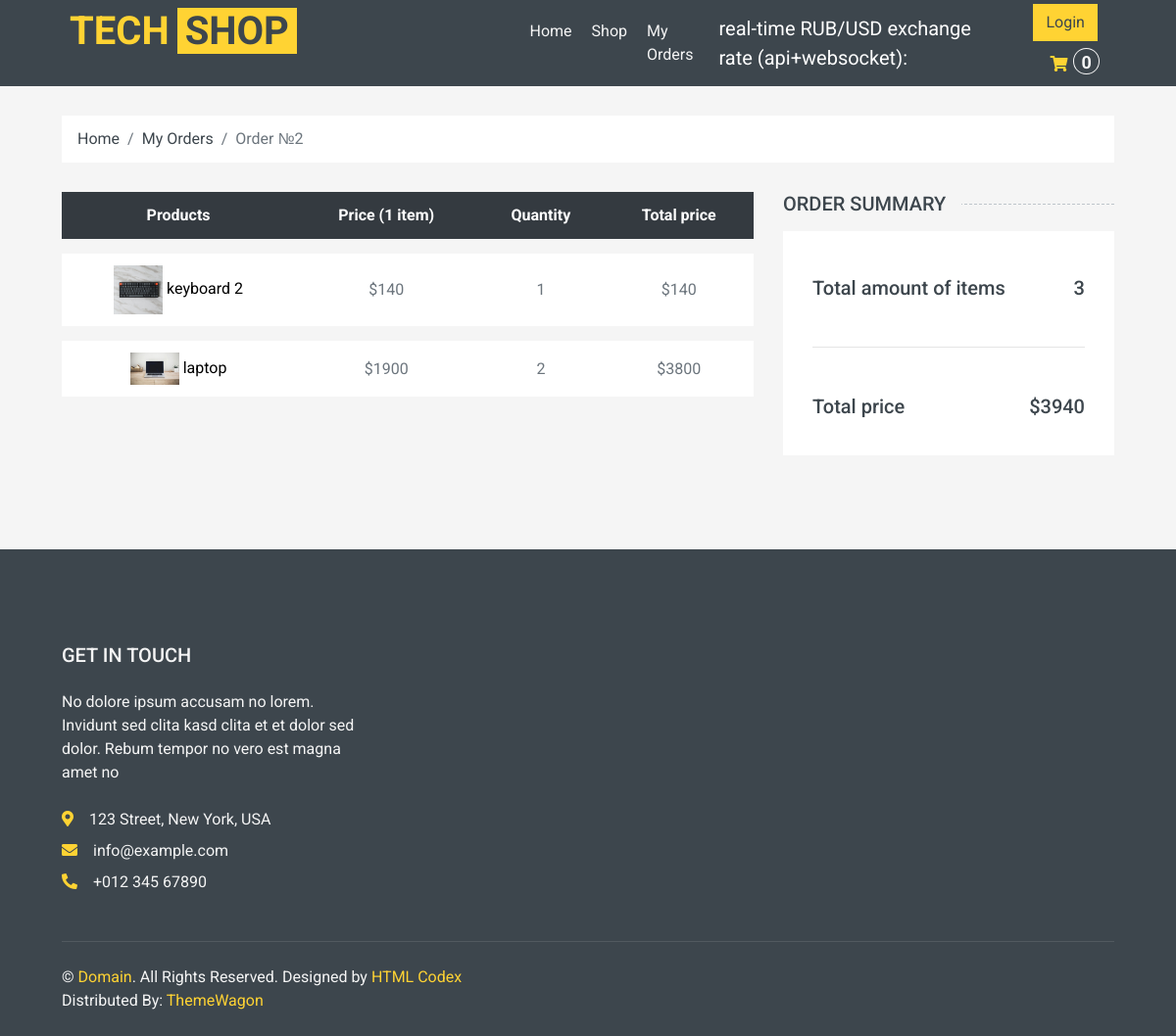
The page /order_detail/2 on the database as committed earlier.
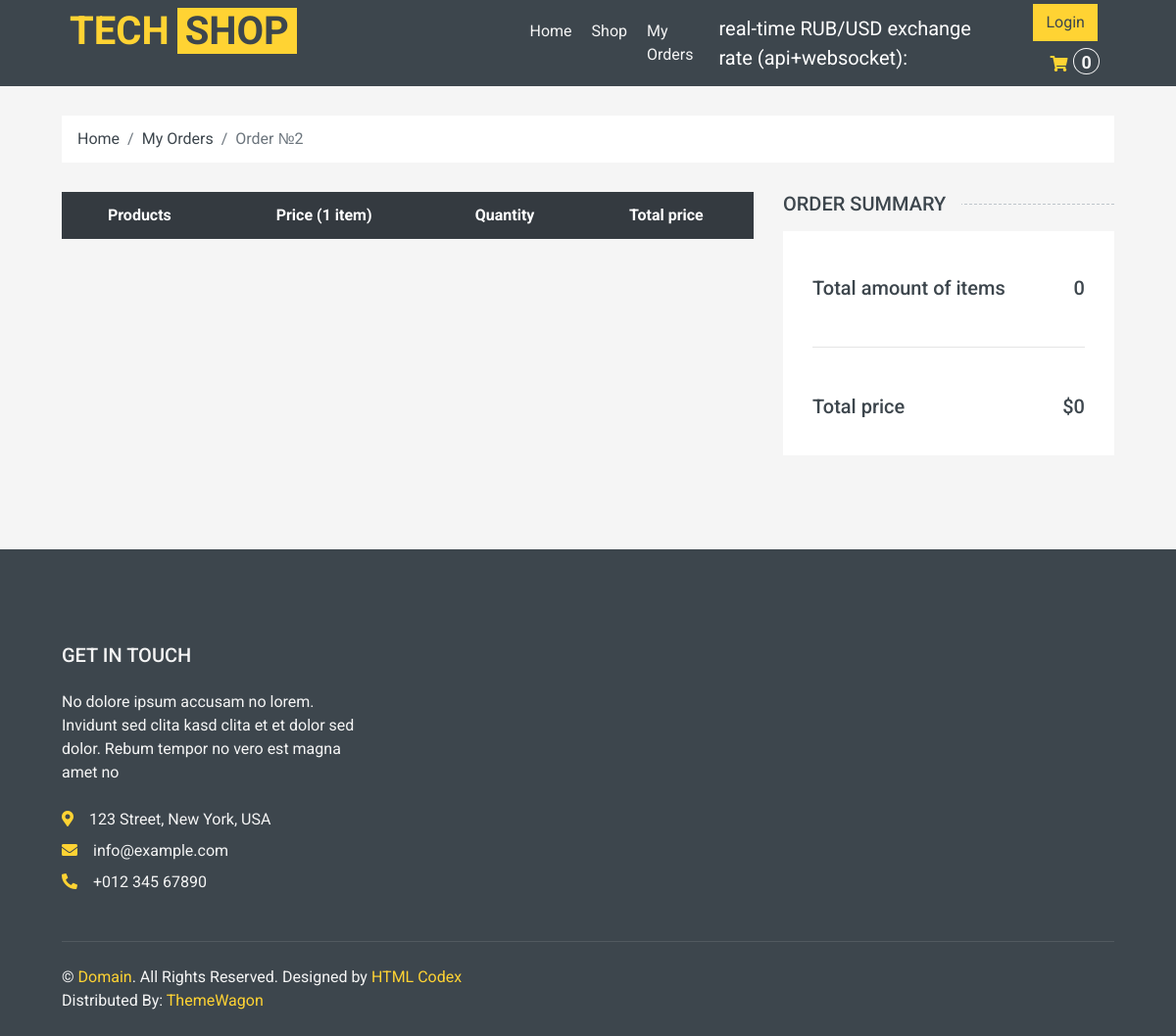
The same page on the database as committed later.
### shop/models.py (models this page shows, shortened)
class Order(models.Model):
    STATUS = (
    ("Pending", "Pending"),
    ("Ready", "Ready"),
    ("Delivered", "Delivered"),
    ("Cart", "Cart"),
    )
    date_created = models.DateTimeField(null = True)
    products = models.ManyToManyField("Product")
    customer = models.ForeignKey(User, blank = True, null = True, on_delete = models.SET_NULL)
    status = models.CharField(choices = STATUS, default = "Pending", max_length = 255)
    date_added = models.DateTimeField(auto_now_add = True, null = True)
    @property
    def order_total_price(self):
        return sum([item.total_item_price for item in self.orderitem_set.all()])
    @property
    def order_total_quantity(self):
        return sum([item.quantity for item in self.orderitem_set.all()])

class OrderItem(models.Model):
    order = models.ForeignKey("Order", on_delete = models.CASCADE)
    product = models.ForeignKey("Product", null = True, blank = True, on_delete = models.CASCADE )
    quantity = models.IntegerField()
    date_added = models.DateTimeField(auto_now = True, null = True, blank = True)
    @property
    def total_item_price(self):
        return self.product.price * self.quantity

class Product(models.Model):
    CATEGORY = (
    ("Tech", "Tech"),
    ("New", "New"),
    ("Popular", "Popular"),
    )
    default_description = """
    Eos no lorem eirmod diam diam, eos elitr et gubergren diam sea. Consetetur vero aliquyam invidunt duo dolores et duo sit. Vero diam ea vero et dolore rebum, dolor rebum eirmod consetetur invidunt sed sed et, lorem duo et eos elitr, sadipscing kasd ipsum rebum diam. Dolore diam stet rebum sed tempor kasd eirmod. Takimata kasd ipsum accusam sadipscing, eos dolores sit no ut diam consetetur duo justo est, sit sanctus diam tempor aliquyam eirmod nonumy rebum dolor accusam, ipsum kasd eos consetetur at sit rebum, diam kasd invidunt tempor lorem, ipsum lorem elitr sanctus eirmod takimata dolor ea invidunt.

    Dolore magna est eirmod sanctus dolor, amet diam et eirmod et ipsum. Amet dolore tempor consetetur sed lorem dolor sit lorem tempor. Gubergren amet amet labore sadipscing clita clita diam clita. Sea amet et sed ipsum lorem elitr et, amet et labore voluptua sit rebum. Ea erat sed et diam takimata sed justo. Magna takimata justo et amet magna et.
    """
    name = models.CharField(verbose_name = "название продукта" , max_length = 100)
    price = models.IntegerField(null = True, blank = True)
    description = models.TextField(default = default_description, blank = True)
    rating = models.IntegerField(null = True, blank = True)
    pic = models.ImageField(upload_to = "shop/%Y/%m", null = True, blank = True, default = "default_picture.png")
    added_at = models.DateTimeField(verbose_name = "Data of appearance", auto_now_add = True, null = True)
    category = models.CharField(max_length = 100, choices = CATEGORY)
    slug = models.SlugField(blank = True)

### shop/views.py (the view)
# urls.py: path('order_detail/<int:order_id>', Shop.order_detail, name = "order_detail"),
    def order_detail(request, order_id):
        order = Order.objects.get(id=order_id)
        order_items = OrderItem.objects.all().filter(order = order)
        ctx = {
        "order":order,
        "order_items" : order_items,
        "crt_total_quantity": Shop.get_cart_total(request),
        }
        return render(request, "orders/order_detail.html", ctx)

### shop/views.py (called while the page is built)
    @staticmethod
    def get_cart_total(request):
        user = request.user
        if request.user.is_authenticated:
            crt, created = Order.objects.get_or_create(customer = user, status = "Cart")
        else:
            crt, created = Order.objects.get_or_create(customer = None, status = "Cart")
        return crt.order_total_quantity

### templates/orders/order_detail.html (shortened to what this page needs)
{%extends "main.html"%}
{%load static%}
{%block cart%}
    <div class="container-fluid">
        <div class="row px-xl-5">
            <div class="col-12">
                <nav class="breadcrumb bg-light mb-30">
                    <a class="breadcrumb-item text-dark" href="{%url 'index'%}">Home</a>
                    <a class="breadcrumb-item text-dark" href="{%url 'my_orders'%}">My Orders</a>
                    <span class="breadcrumb-item active">Order №{{order.id}}</span>
                </nav>
            </div>
        </div>
    </div>
    <div class="container-fluid">
        <div class="row px-xl-5">
            <div class="col-lg-8 table-responsive mb-5">
                <table class="table table-light table-borderless table-hover text-center mb-0">
                    <thead class="thead-dark">
                        <tr>
                            <th>Products</th>
                            <th>Price (1 item)</th>
                            <th>Quantity</th>
                            <th>Total price</th>
                        </tr>
                    </thead>
                    <tbody class="align-middle">
                        {% for item in order_items%}
                        <tr data-product_id_item ={{item.product.id}} >
                            <td class="align-middle">
                              <img src="{{item.product.pic.url}}" alt="" style="width: 50px;">
                               <a href="{%url 'detail' item.product.slug %}" style = "color:black;">{{item.product.name}}</a>
                            </td>
                            <td class="align-middle">${{item.product.price}} </td>
                            <td class="align-middle" data-product_id_price ={{item.product.id}} >{{item.quantity}}</td>
                            <td class="align-middle" data-product_id_price ={{item.product.id}} >${{item.total_item_price}}</td>
                        </tr>
                        {% endfor %}
                    </tbody>
                </table>
            </div>
            <div class="col-lg-4">
                <h5 class="section-title position-relative text-uppercase mb-3"><span class="bg-secondary pr-3">Order Summary</span></h5>
                <div class="bg-light p-30 mb-5">
                    <div class="pt-2">
                        <div class="d-flex justify-content-between mt-2">
                            <h5>Total amount of items</h5>
                            <h5 class = "crt_total_price">{{order.order_total_quantity}}</h5>
                        </div>
                        <br>
                        <hr>
                        <br>
                        <div class="d-flex justify-content-between mt-2">
                            <h5>Total price</h5>
                            <h5 class = "crt_total_price">${{order.order_total_price}}</h5>
                        </div>
                    </div>
                </div>
            </div>
        </div>
    </div>
{%endblock%}

### templates/main.html (shortened to what this page needs)
{%load static%}
<!DOCTYPE html>
<html lang="en">
<head>
    <link href="https://cdnjs.cloudflare.com/ajax/libs/font-awesome/5.10.0/css/all.min.css" rel="stylesheet">
    <link href="{%static 'lib/animate/animate.min.css'%}" rel="stylesheet">
    <link href="{%static 'lib/owlcarousel/assets/owl.carousel.min.css' %}" rel="stylesheet">
    <link href="{%static 'css/style.css' %}" rel="stylesheet">
</head>
<body>
    {% include 'include/navbar.html'%}
    {%block cart%} {%endblock%}
    {% include 'include/footer.html'%}
</body>
</html>

### templates/include/navbar.html (shortened to what this page needs)
<div class="container-fluid bg-dark mb-30">
    <div class="row px-xl-5">
        <div class="col-lg-3 d-none d-lg-block">
                <div  class="text-decoration-none" >
                    <div style = "margin-top:8px;">
                    <a href="{%url 'index'%}" class = "text-decoration-none" ><span class="h1 text-uppercase text-primary bg-dark px-2">Tech</span>
                    <span class="h1 text-uppercase text-dark bg-primary px-2 ml-n1">Shop</span></a>
                    </div>
                </div>
        </div>
        <div class="col-lg-9">
            <nav class="navbar navbar-expand-lg bg-dark navbar-dark py-3 py-lg-0 px-0">
                <div class="collapse navbar-collapse justify-content-between" id="navbarCollapse">
                    <div class="navbar-nav mr-auto py-0" style = "margin-left:24%;">
                        <a href="{% url 'index' %}" class="nav-item nav-link ">Home</a>
                        <a href="{% url 'shop' %}" class="nav-item nav-link">Shop</a>
                        <a href="{% url 'my_orders' %}" class="nav-item nav-link">My Orders</a>
                    </div>
                    <div class=" nav-item nav-link" style = "color:white; font-size:20px;">
                      real-time RUB/USD exchange rate (api+websocket):
                    </div>
                    <div class="dollar nav-item nav-link" style = "color:white; font-size:30px; margin-left: 1px;">
                    </div>
                    <div class="navbar-nav ml-auto py-0 d-none d-lg-block">
                      {% if user.is_authenticated%}
                      <a href = "{%url 'logout_view' %}"  class = "btn btn-primary" name="button">Log out</a>
                      {%else%}
                      <a href = "{%url 'login_view' %}" type="button" class = "btn btn-primary" name="button">Login</a>
                      {%endif%}
                        <a href="{% url 'cart'%}" class="btn px-0 ml-3">
                            <i class="fas fa-shopping-cart text-primary"></i>
                      <h4 style = " margin-left: 2px; display:inline;"><span class="badge text-secondary border border-secondary rounded-circle total_amount" style="padding-bottom: 2px;"> {{crt_total_quantity}} </span></h4>
                        </a>
                    </div>
                </div>
            </nav>
        </div>
    </div>
</div>

### templates/include/footer.html
<div class="container-fluid bg-dark text-secondary mt-5 pt-5">
    <div class="row px-xl-5 pt-5">
         <div class="col-lg-4 col-md-12 mb-5 pr-3 pr-xl-5">
            <h5 class="text-secondary text-uppercase mb-4">Get In Touch</h5>
            <p class="mb-4">No dolore ipsum accusam no lorem. Invidunt sed clita kasd clita et et dolor sed dolor. Rebum tempor no vero est magna amet no</p>
            <p class="mb-2"><i class="fa fa-map-marker-alt text-primary mr-3"></i>123 Street, New York, USA</p>
            <p class="mb-2"><i class="fa fa-envelope text-primary mr-3"></i>info@example.com</p>
            <p class="mb-0"><i class="fa fa-phone-alt text-primary mr-3"></i>+012 345 67890</p>
        </div>
    </div>
    <div class="row border-top mx-xl-5 py-4" style="border-color: rgba(256, 256, 256, .1) !important;">
        <div class="col-md-6 px-xl-0">
            <p class="mb-md-0 text-center text-md-left text-secondary">
                &copy; <a class="text-primary" href="#">Domain</a>. All Rights Reserved. Designed
                by
                <a class="text-primary" href="https://htmlcodex.com">HTML Codex</a>
                <br>Distributed By: <a href="https://themewagon.com" target="_blank">ThemeWagon</a>
            </p>
        </div>
    </div>
</div>

Rows that differ between the two databases and show on the page:
removed OrderItem: product.pic (picture), product.name "keyboard 2", product.price "140", quantity "1", total_item_price "140"
removed OrderItem: product.pic (picture), product.name "laptop", product.price "1900", quantity "2", total_item_price "3800"
computed for Order id 2: order_total_quantity "3" → "0"; order_total_price "3940" → "0"
